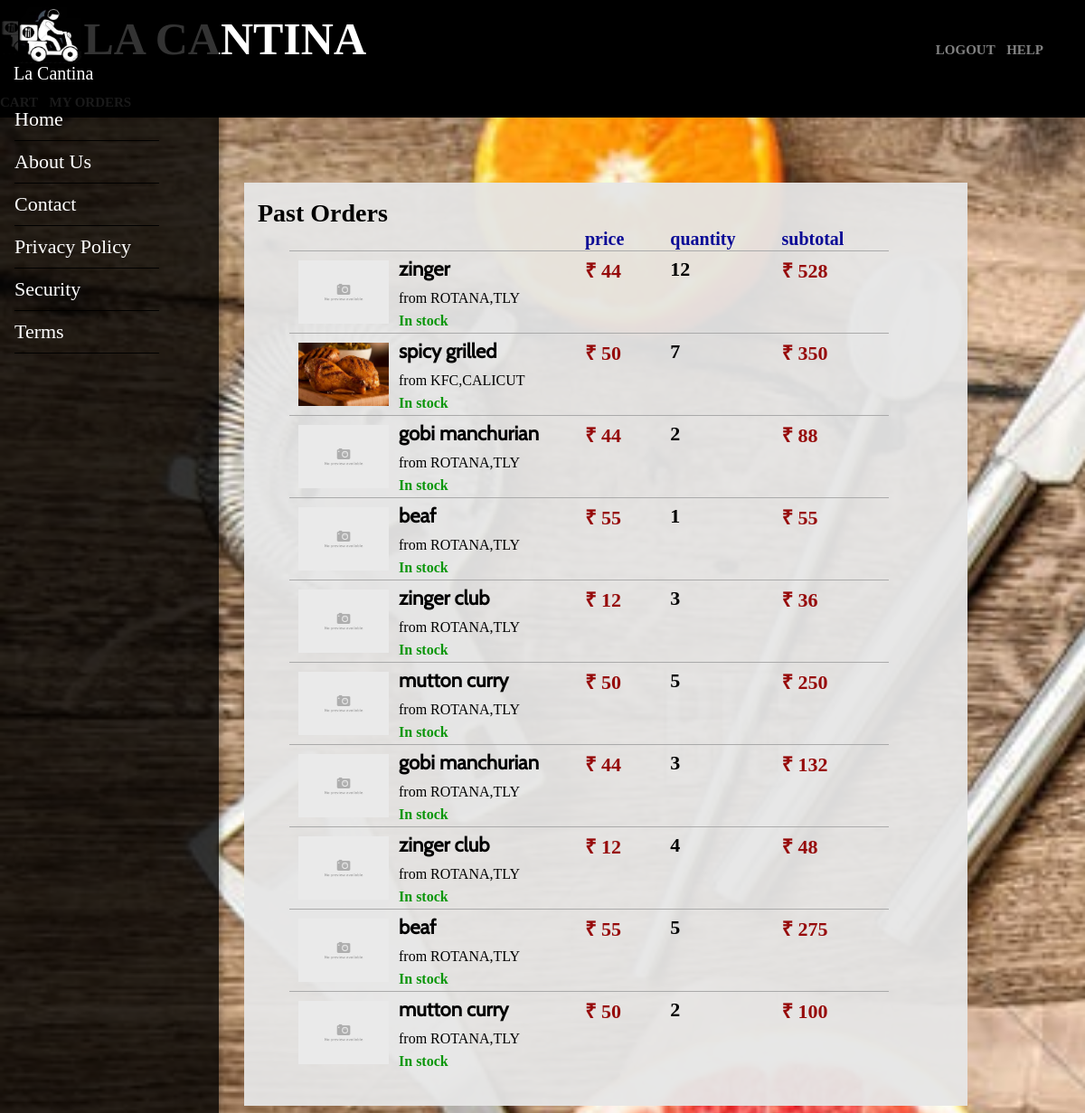
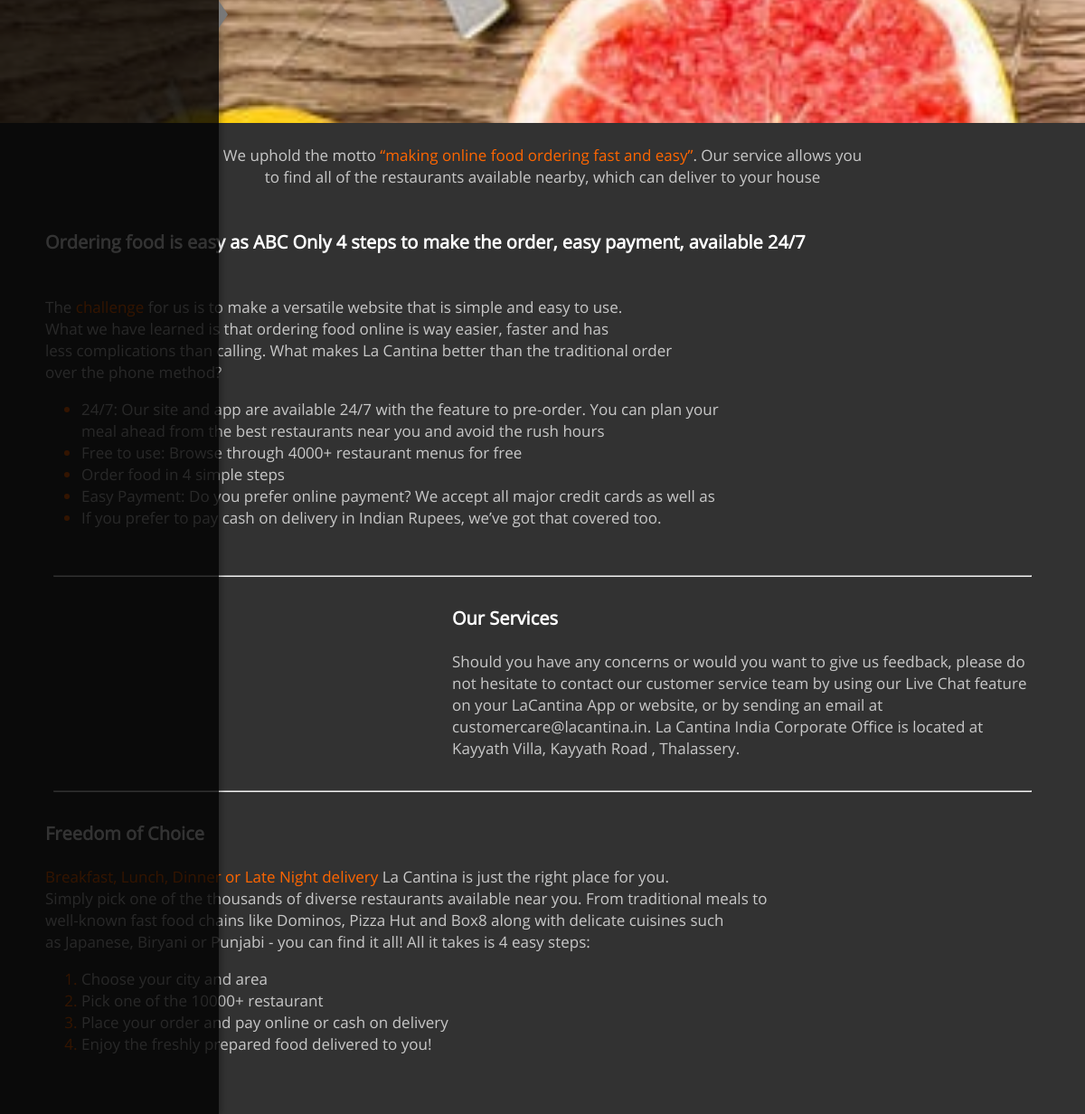
/orders (signed in), run on the app's committed database (2 pictures, top to bottom).
### tables this page shows
CREATE TABLE samia_orders(item text NOT NULL ,price INTEGER , qty TEXT ,total INTEGER , place TEXT ,rest TEXT,dish_image TEXT);

### proj.py (the view)
@app.route('/orders')
def orders():
	conn=sqlite3.connect('members.db')
	cur=conn.cursor()
	temp=session['username']+'_orders'
	cur.execute("SELECT * FROM {}".format(temp))
	var=cur.fetchall()
	conn.close()
	if var:
		return render_template('orders.html',var=var)
	else:
		return render_template('no_orders.html')

### templates/orders.html (shortened to what this page needs)
<html>
<head>
<link type="text/css" href="{{url_for('static',filename='webpages.css')}}" rel="stylesheet"/>
</head>
<body>
<h1>
<img src="{{url_for('static',filename='food.jpg')}}"  width="80" height="60">
<span class="h1span">
LA CANTINA
</span>
<span>
<a href="/customer_logout" class="login">LOGOUT</></a>
<a href="/help" class="help">HELP</a>
<a href="/cartshow" class="help">CART</a>
<a href="/orders" class="help">MY ORDERS</a>
</span>
</h1>
<div class="content2">
<br>
<br>
<br>
<br>
<div class="content3">
	<br>
	<div class="shopping">
	Past Orders
	</div>
	<table class="table">
	<tr class="heading">
		<td></td>
		<td></td>
		<td>price</td>
		<td>quantity</td>
		<td>subtotal</td>
	</tr>
	<tr>
	{% for x in var %}
	<tr class="mainrow">
	<td rowspan='3' class="photo" ><img src="{{url_for('static',filename='dish/'+x[6])}}" height="70" width="100" onerror="this.src='{{url_for('static',filename='noimage.png')}}'"></td>
		<td class="name">{{x[0]}}</td>
		<td class="price"><span style="font-family:'Cormorant Garamond Medium'">&#8377</span> {{x[1]}}</td>
		<td class="quantity">{{x[2]}}</td>
		<td class="price"><span style="font-family:'Cormorant Garamond Medium'">&#8377</span> {{x[3]}}</td>
	</tr>
	<tr>
		<td class="place">from {{x[5]}},{{x[4]}}</td>
	</tr>
	<tr>
		<td class="stock">In stock</td>
	</tr>
	</tr>
{% endfor %}
</table>
<br>
<br>
</div>
<br>
<br><br>
<br>
<br>
<br>
<br>
<br>
</div>
	<nav>
		<br>
	</nav>
<div class="last" >
<br>
<div class="motto">
We uphold the motto <span class="bullet">“making online food ordering fast and easy”</span>. Our service allows you<br> to find all of the restaurants available nearby, which can deliver to your house
</div>
<br><br>
<b><span class="head_left">Ordering food is easy as ABC Only 4 steps to make the order, easy payment, available 24/7</span>
</b>
<div class="definition">
<br><br>
The <span class="bullet">challenge</span> for us is to make a versatile website that is simple and easy to use.<br>
What we have learned is that ordering food online is way easier, faster and has <br>
less complications than calling. What makes La Cantina better than the traditional order<br>
over the phone method?
<ul class="bullet"><li><span style="color:rgb(200,200,200);">24/7: Our site and app are available 24/7 with the feature to pre-order. You can plan your <br>
meal ahead from the best restaurants near you and avoid the rush hours</span></li>
<li><span style="color:rgb(200,200,200);">Free to use: Browse through 4000+ restaurant menus for free</span></li>
<li><span style="color:rgb(200,200,200);">Order food in 4 simple steps</span></li>
<li><span style="color:rgb(200,200,200);">Easy Payment: Do you prefer online payment? We accept all major credit cards as well as</li>
<li><span style="color:rgb(200,200,200);">If you prefer to pay cash on delivery in Indian Rupees, we’ve got that covered too.</span></li>
</ul>
</div>
<br><hr width="90%"><br>
<div class="services">
<b><span class="head_right">Our Services</span></b>
<br><br>
Should you have any concerns or would you want to give us feedback, please do not hesitate to contact our customer service
team by using our Live Chat feature on your LaCantina App or website, or by sending an email at customercare@lacantina.in.
La Cantina India Corporate Office is located at Kayyath Villa, Kayyath Road , Thalassery.
</div>
<br><hr width="90%"><br>
<b><span class="head_left">Freedom of Choice </span></b><br><br>
<div class="freedom">
<span class="bullet">Breakfast, Lunch, Dinner or Late Night delivery</span> La Cantina is just the right place for you.
<br>Simply pick one of the thousands of diverse restaurants available near you. From traditional meals to
<br>well-known fast food chains like Dominos, Pizza Hut and Box8 along with delicate cuisines such
<br> as Japanese, Biryani or Punjabi - you can find it all! All it takes is 4 easy steps:
<ol class="bullet"><li><span style="color:rgb(200,200,200);">Choose your city and area</span></li>
<li><span style="color:rgb(200,200,200);">Pick one of the 10000+ restaurant</span></li>
<li><span style="color:rgb(200,200,200);">Place your order and pay online or cash on delivery</span></li>
<li><span style="color:rgb(200,200,200);">Enjoy the freshly prepared food delivered to you!</span></li>
</ol>
</div>
<br><br>
</div>
</body>
</html>

### static/webpages.css (style rules this page uses)
.head_left { margin-left:50px; color:white; font-family: "Open Sans"; font-size:20px; }
.head_right { color:white; font-family: "Open Sans"; font-size:20px; }
.last { background-color:rgb(50,50,50); color:white; font-family: "Open Sans"; font-size:20px; line-height:1.2em; }
.motto { font-family: "Open Sans"; font-size:17px; color:rgb(200,200,200); text-align:center; }
.definition { margin-left:50px; font-family: "Open Sans"; font-size:17px; color:rgb(200,200,200); }
.services { margin-right:50px; margin-left:500px; font-family: "Open Sans"; font-size:17px; color:rgb(200,200,200); }
.freedom { margin-left:50px; font-family: "Open Sans"; font-size:17px; color:rgb(200,200,200); }
.bullet { color: rgb(255,102,0); }
body { margin:0; }
h1 { font-family:"Cinzel Decorative Bold"; background-color:black; color:white; font-size:50px; margin:0; }
.h1span { position: relative; bottom: 0px; }
.login { margin-left:620px; font-family:'Times New Roman'; font-size:15px; color:rgb(130,130,130); text-decoration: none; }
.help { font-family:'Times New Roman'; font-size:15px; color:rgb(130,130,130); text-decoration: none; }
nav { position: fixed; left: -15em; top: 0; bottom: 0; background:rgba(0,0,0,0.8); border-right: 50px solid rgba(0,0,0,0); box-shadow: 4px 0 5px rgba(0,0,0,0.2); z-index: 1; }
nav:after { position: absolute; content: ' '; width: 0; height: 0; right: -70px; top: 50%; border-width: 15px 10px; border-style: solid; border-color: transparent transparent transparent rgb(120,120,120); }
article, article:after, nav, nav * { transition: all 600ms ease; }

### data on the page
samia_orders: item "zinger", price "44", qty "12", total "528", rest "ROTANA", place "TLY"
samia_orders: dish_image (picture), item "spicy grilled", price "50", qty "7", total "350", rest "KFC", place "CALICUT"
samia_orders: item "gobi manchurian", price "44", qty "2", total "88", rest "ROTANA", place "TLY"
samia_orders: item "beaf", price "55", qty "1", total "55", rest "ROTANA", place "TLY"
samia_orders: item "zinger club", price "12", qty "3", total "36", rest "ROTANA", place "TLY"
samia_orders: item "mutton curry", price "50", qty "5", total "250", rest "ROTANA", place "TLY"
samia_orders: item "gobi manchurian", price "44", qty "3", total "132", rest "ROTANA", place "TLY"
samia_orders: item "zinger club", price "12", qty "4", total "48", rest "ROTANA", place "TLY"
samia_orders: item "beaf", price "55", qty "5", total "275", rest "ROTANA", place "TLY"
samia_orders: item "mutton curry", price "50", qty "2", total "100", rest "ROTANA", place "TLY"
